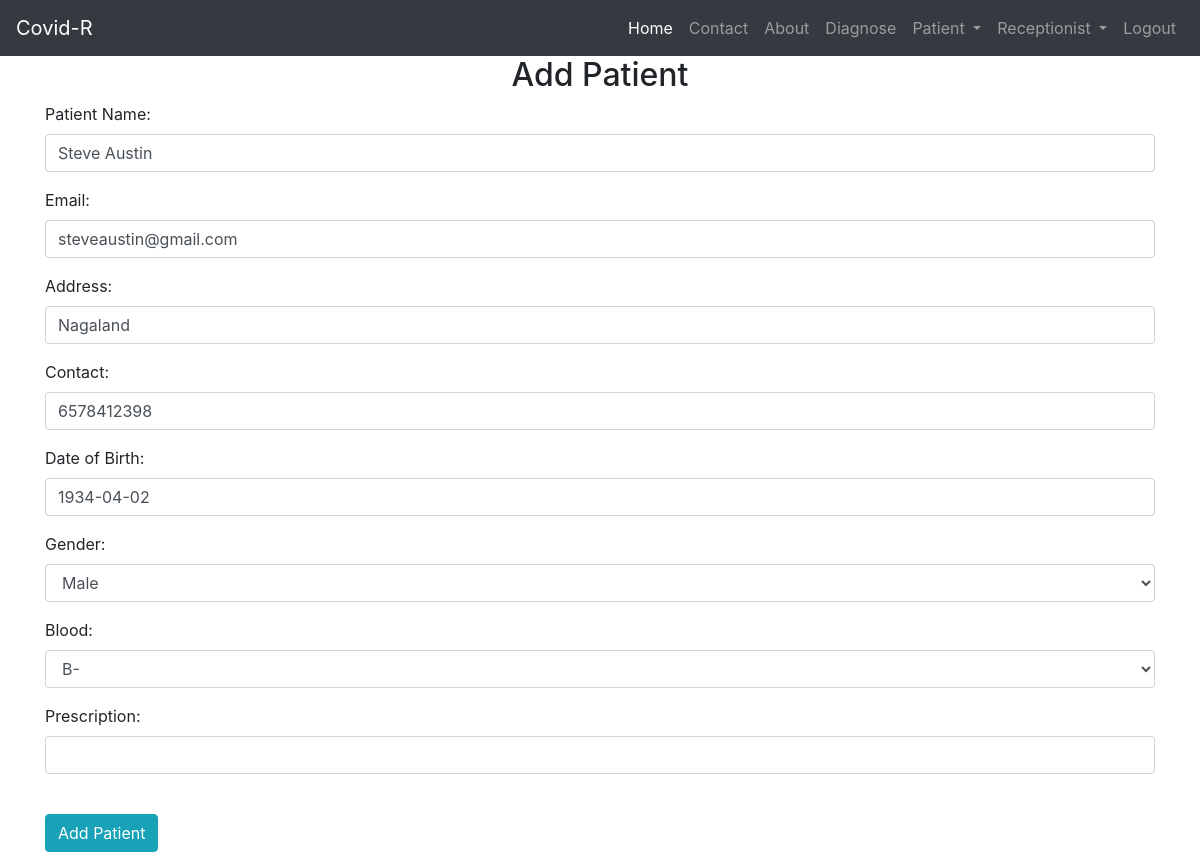
/patient/3/update/ (signed in), run on an earlier commit of the app's database.
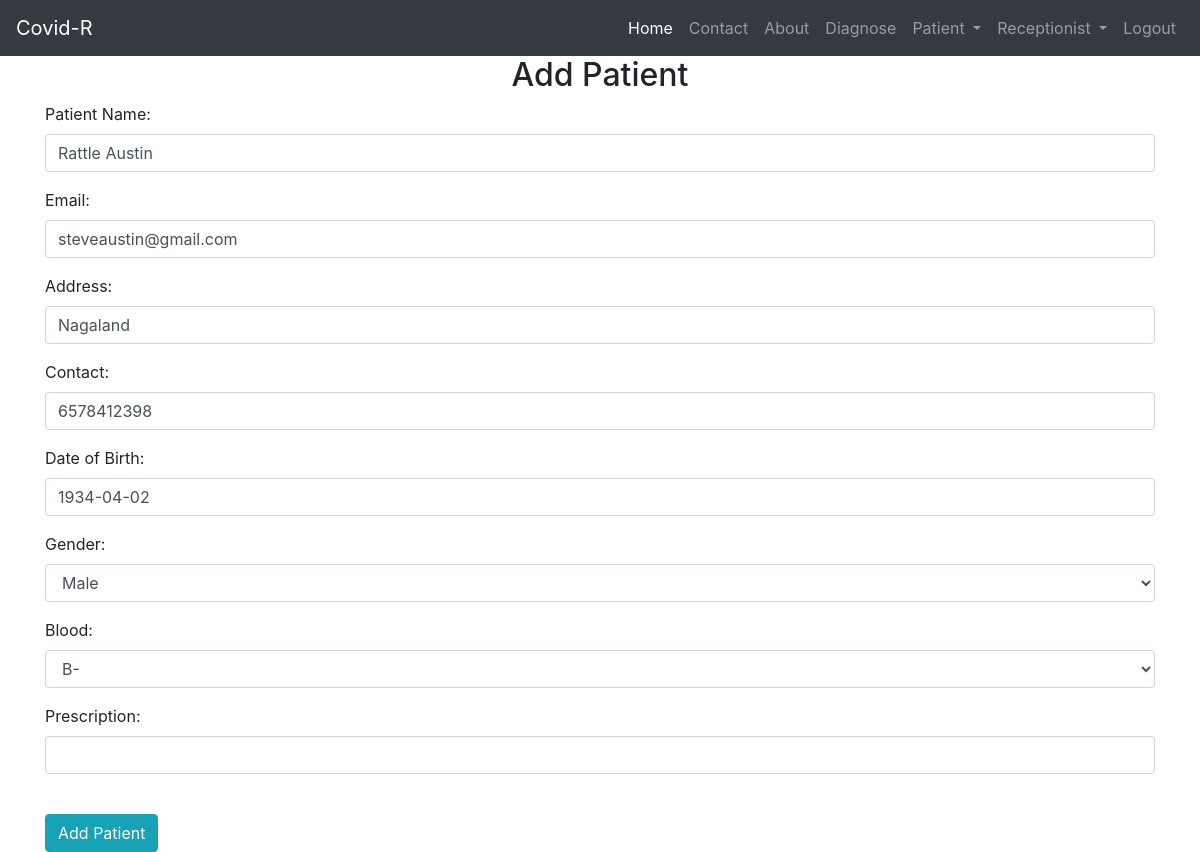
And on a later commit of the database.
### prescription/models.py (models this page shows, shortened)
class Patient(models.Model):
    name = models.CharField('Patient Name',max_length=30)
    email = models.EmailField('Email' ,max_length = 90)
    address = models.CharField('Address',max_length = 50)
    contact = models.IntegerField('Contact', validators = [MaxValueValidator(9999999999)])
    dob = models.DateField('Date of Birth')
    gender = models.CharField('Gender',max_length = 20, choices=GENDER)
    blood = models.CharField('Blood',max_length = 10,choices=BLOOD)
    prescription = models.TextField('Prescription', null=True, blank=True)

### prescription/views.py (the view, shortened to what this page needs)
# urls.py: path('patient/<int:id>/update/', UpdatePatient.as_view(), name='update'),
class UpdatePatient(DoctorRequiredMixin, UpdateView):
    template_name = "add_patient.html"
    form_class = PatientForm
    success_url = reverse_lazy("prescription:viewpatient")
    def get_context_data(self, **kwargs):
        context = super().get_context_data(**kwargs)
        return context
    def get_object(self):
        id_ = self.kwargs.get("id")
        return get_object_or_404(Patient, id=id_)

### prescription/views.py (called while the page is built)
    def dispatch(self, request, *args, **kwargs):
        if request.user.is_authenticated and Doctor.objects.filter(user=request.user).exists():
            pass
        else:
            return redirect("/doctorlogin/")
        return super().dispatch(request, *args, **kwargs)

### prescription/templates/add_patient.html (shortened to what this page needs)
{% include 'base.html' %}
{% include 'doctor_nav.html' %}
{% block content %}
<div class="container">
    <h2 class="text-center">Add Patient</h2>
    <form method="POST">
        {{form.as_p}}
         <br>
        <button class="btn btn-info">Add Patient</button>
    </form>
</div>
{% endblock content %}

What changed in the data, as far as the page shows it:
changed Patient "steveaustin@gmail.com": name "Steve Austin" → "Rattle Austin"
